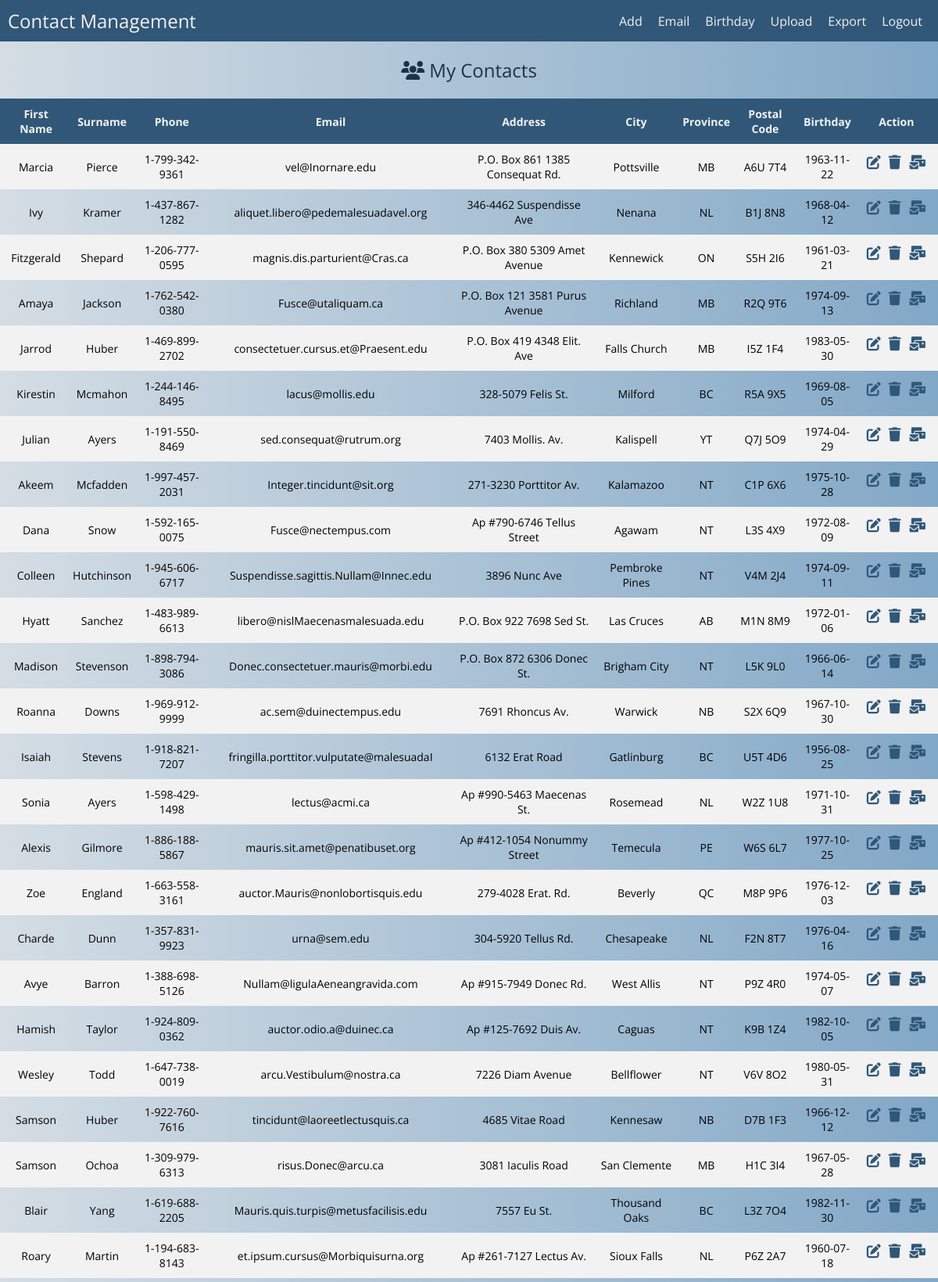
The page /Views/index.php (signed in, upper part) on the database its author committed.
### tables this page shows
CREATE TABLE `tblContacts` (
  `id` int(2) NOT NULL AUTO_INCREMENT,
  `firstname` char(20) DEFAULT NULL,
  `surname` char(20) DEFAULT NULL,
  `phone` char(15) DEFAULT NULL,
  `email` char(40) DEFAULT NULL,
  `address` char(40) DEFAULT NULL,
  `city` char(20) DEFAULT NULL,
  `province` char(3) DEFAULT NULL,
  `postal` char(7) DEFAULT NULL,
  `birthday` char(10) DEFAULT NULL,
  PRIMARY KEY (`id`)
);

### Models/model.php (called while the page is built, shortened)
<?php
require_once 'contact.php';
class Model {
    private $contacts = array();
    public function getContacts() {
        return $this->contacts;
    }
    public function retrieveContacts() {
        $this->contacts = array();
        $table_name = "tblContacts";
        $connection = db_connect();
        $sql = "SELECT * FROM $table_name ORDER BY id";
        $result = @mysqli_query($connection, $sql) or die(mysqli_error($connection));
        while ($row = mysqli_fetch_array($result)) {
            $id = $row['id'];
            $firstname = $row['firstname'];
            $surname = $row['surname'];
            $phone = $row['phone'];
            $email = $row['email'];
            $address = $row['address'];
            $city = $row['city'];
            $province = $row['province'];
            $postal = $row['postal'];
            $birthday = $row['birthday'];
            $contact = new Contact($id, $firstname, $surname, $phone, $email, $address, $city, $province, $postal, $birthday);
            array_push($this->contacts, $contact);
        }
    }
}

### Models/contact.php (called while the page is built, shortened)
<?php
class Contact {
    private $firstname = "";
    private $surname = "";
    private $phone = "";
    private $email = "";
    private $address = "";
    private $city = "";
    private $province = "";
    private $postal = "";
    private $birthday = "";
    public function __construct($myId, $myFirstname, $mySurname, $myPhone, $myEmail, $myAddress, $myCity, $myProvince, $myPostal, $myBirthday) {
        $this->firstname = $myFirstname;
        $this->surname = $mySurname;
        $this->phone = $myPhone;
        $this->email = $myEmail;
        $this->address = $myAddress;
        $this->city = $myCity;
        $this->province = $myProvince;
        $this->postal = $myPostal;
        $this->birthday = $myBirthday;
    }
    public function getFirstname() {
        return $this->firstname;
    }
    public function getSurname() {
        return $this->surname;
    }
    public function getPhone() {
        return $this->phone;
    }
    public function getEmail() {
        return $this->email;
    }
    public function getAddress() {
        return $this->address;
    }
    public function getCity() {
        return $this->city;
    }
    public function getProvince() {
        return $this->province;
    }
    public function getPostal() {
        return $this->postal;
    }
    public function getBirthday() {
        return $this->birthday;
    }
}

### Views/index.php (the view, shortened to what this page needs)
<?php
require_once '../Models/model.php';
if(!isset($_SESSION['auth']) || !isset($_SESSION['user'])) {
	header("Location: login.php");
} else {
    $model = new Model();
    $model->retrieveContacts();
}
?>
<!DOCTYPE html>
<html lang="en">
<head>
    <link rel="stylesheet" type="text/css" href="../Styles/styles.css" />
</head>
<body>
    <div class="content">
        <div class="content__head">
            <div class="title">Contact Management</div>
            <div class="nav">
                <div class="nav-item"><a href="add.php" class="nav-links">Add</a></div>
                <div class="nav-item"><a href="email.php" class="nav-links">Email</a></div>
                <div class="nav-item"><a href="birthday.php" class="nav-links">Birthday</a></div>
                <div class="nav-item"><a href="upload.php" class="nav-links">Upload</a></div>
                <div class="nav-item"><a href="export.php" class="nav-links">Export</a></div>
                <div class="nav-item"><a href="login.php" class="nav-links">Logout</a></div>
            </div>
        </div>
        <div class="content__main">
        <div class="action-title"><i class="fas fa-users"></i>&nbsp;My Contacts</div>
            <table>
                <tr>
                    <th class="first">First Name</th>
                    <th>Surname</th>
                    <th>Phone</th>
                    <th>Email</th>
                    <th>Address</th>
                    <th>City</th>
                    <th>Province</th>
                    <th>Postal Code</th>
                    <th>Birthday</th>
                    <th>Action</th>
                </tr>
                <?php
                    foreach ($model->getContacts() as $contact) {
                        echo "
                        <tr>
                            <td class='first'>". $contact->getFirstname() ."</td>
                            <td>". $contact->getSurname() ."</td>
                            <td>". $contact->getPhone() ."</td>
                            <td>". $contact->getEmail() ."</td>
                            <td>". $contact->getAddress() ."</td>
                            <td>". $contact->getCity() ."</td>
                            <td>". $contact->getProvince() ."</td>
                            <td>". $contact->getPostal() ."</td>
                            <td>". $contact->getBirthday() ."</td>
                            <td class='actions'>
                                <form method='post' action='../Controller/controller.php'>
                                    <input type='hidden' name='id' value=".$contact->getId().">
                                    <input type='hidden' name='action' value='editPage'>
                                    <button type='submit' class='button'><i class='fas fa-edit'></i></button>
                                </form>
                                <form method='post' action='../Controller/controller.php'>
                                    <input type='hidden' name='id' value=".$contact->getId().">
                                    <input type='hidden' name='action' value='deletePage'>
                                    <button type='submit' class='button'><i class='fas fa-trash'></i></button>
                                </form>
                                <form method='post' action='../Controller/controller.php'>
                                    <input type='hidden' name='id' value=".$contact->getId().">
                                    <input type='hidden' name='action' value='emailIndividual'>
                                    <button type='submit' class='button'><i class='fas fa-mail-bulk'></i></button>
                                </form>
                            </td>
                        </tr>";
                    }
                ?>
            </table>
        </div>
    </div>
</body>
</html>

### Styles/styles.css (style rules this page uses)
html { width: 100%; min-height: 100%; margin: 0; padding: 0; }
body { width: 100%; min-height: 100%; margin: 0; padding: 0; overflow-x: hidden; background: rgb(130, 168, 199); background: -webkit-linear-gradient(to right, rgb(212, 221, 228), rgb(130, 168, 199)); background: linear-gradient(to right, rgb(212, 221, 228), rgb(130, 168, 199)); font-family: 'Open Sans', sans-serif; }
.content__head { width: 100%; background-color: rgb(48, 87, 119); color: #f2f2f2; display: flex; flex-flow: row nowrap; justify-content: space-between; align-items: center; }
.title { font-size: 24px; padding: 10px; }
.nav { display: flex; flex-flow: row wrap; padding: 10px; }
.nav-links { color: #f2f2f2; text-decoration: none; padding: 10px; cursor: pointer; }
.content__main { display: flex; flex-flow: column nowrap; align-items: center; }
table, th, td { border-collapse: collapse; }
th { background-color: rgb(48, 87, 119); color: #f2f2f2; font-size: 14px; padding-top: 10px; padding-bottom: 10px; }
table { margin-top: 20px; margin-bottom: 20px; }
.first { padding-left: 10px; }
td, th { padding-right: 10px; text-align: center; }
td { padding-top: 10px; padding-bottom: 10px; font-size: 14px; }
tr:nth-child(even) { background-color: #f2f2f2; }
.actions { display: flex; flex-flow: row nowrap; border: 0; }
.button { background: none; color: inherit; border: none; padding: 5px; font: inherit; cursor: pointer; outline: inherit; }
.button i { color: rgb(48, 87, 119); font-size: 18px; }
.action-title { font-size: 24px; color: rgb(28, 51, 70); margin-top: 20px; }

### rows shown on the page
tblcontacts: firstname "Marcia", surname "Pierce", phone "1-799-342-9361", email "vel@Inornare.edu", address "P.O. Box 861 1385 Consequat Rd.", city "Pottsville", province "MB", postal "A6U 7T4", birthday "1963-11-22"
tblcontacts: firstname "Ivy", surname "Kramer", phone "1-437-867-1282", email "aliquet.libero@pedemalesuadavel.org", address "346-4462 Suspendisse Ave", city "Nenana", province "NL", postal "B1J 8N8", birthday "1968-04-12"
tblcontacts: firstname "Fitzgerald", surname "Shepard", phone "1-206-777-0595", email "magnis.dis.parturient@Cras.ca", address "P.O. Box 380 5309 Amet Avenue", city "Kennewick", province "ON", postal "S5H 2I6", birthday "1961-03-21"
tblcontacts: firstname "Amaya", surname "Jackson", phone "1-762-542-0380", email "Fusce@utaliquam.ca", address "P.O. Box 121 3581 Purus Avenue", city "Richland", province "MB", postal "R2Q 9T6", birthday "1974-09-13"
tblcontacts: firstname "Jarrod", surname "Huber", phone "1-469-899-2702", email "consectetuer.cursus.et@Praesent.edu", address "P.O. Box 419 4348 Elit. Ave", city "Falls Church", province "MB", postal "I5Z 1F4", birthday "1983-05-30"
tblcontacts: firstname "Kirestin", surname "Mcmahon", phone "1-244-146-8495", email "lacus@mollis.edu", address "328-5079 Felis St.", city "Milford", province "BC", postal "R5A 9X5", birthday "1969-08-05"
tblcontacts: firstname "Julian", surname "Ayers", phone "1-191-550-8469", email "sed.consequat@rutrum.org", address "7403 Mollis. Av.", city "Kalispell", province "YT", postal "Q7J 5O9", birthday "1974-04-29"
tblcontacts: firstname "Akeem", surname "Mcfadden", phone "1-997-457-2031", email "Integer.tincidunt@sit.org", address "271-3230 Porttitor Av.", city "Kalamazoo", province "NT", postal "C1P 6X6", birthday "1975-10-28"
tblcontacts: firstname "Dana", surname "Snow", phone "1-592-165-0075", email "Fusce@nectempus.com", address "Ap #790-6746 Tellus Street", city "Agawam", province "NT", postal "L3S 4X9", birthday "1972-08-09"
tblcontacts: firstname "Colleen", surname "Hutchinson", phone "1-945-606-6717", email "Suspendisse.sagittis.Nullam@Innec.edu", address "3896 Nunc Ave", city "Pembroke Pines", province "NT", postal "V4M 2J4", birthday "1974-09-11"
tblcontacts: firstname "Hyatt", surname "Sanchez", phone "1-483-989-6613", email "libero@nislMaecenasmalesuada.edu", address "P.O. Box 922 7698 Sed St.", city "Las Cruces", province "AB", postal "M1N 8M9", birthday "1972-01-06"
tblcontacts: firstname "Madison", surname "Stevenson", phone "1-898-794-3086", email "Donec.consectetuer.mauris@morbi.edu", address "P.O. Box 872 6306 Donec St.", city "Brigham City", province "NT", postal "L5K 9L0", birthday "1966-06-14"
tblcontacts: firstname "Roanna", surname "Downs", phone "1-969-912-9999", email "ac.sem@duinectempus.edu", address "7691 Rhoncus Av.", city "Warwick", province "NB", postal "S2X 6Q9", birthday "1967-10-30"
tblcontacts: firstname "Isaiah", surname "Stevens", phone "1-918-821-7207", email "fringilla.porttitor.vulputate@malesuadaI", address "6132 Erat Road", city "Gatlinburg", province "BC", postal "U5T 4D6", birthday "1956-08-25"
tblcontacts: firstname "Sonia", surname "Ayers", phone "1-598-429-1498", email "lectus@acmi.ca", address "Ap #990-5463 Maecenas St.", city "Rosemead", province "NL", postal "W2Z 1U8", birthday "1971-10-31"
tblcontacts: firstname "Alexis", surname "Gilmore", phone "1-886-188-5867", email "mauris.sit.amet@penatibuset.org", address "Ap #412-1054 Nonummy Street", city "Temecula", province "PE", postal "W6S 6L7", birthday "1977-10-25"
tblcontacts: firstname "Zoe", surname "England", phone "1-663-558-3161", email "auctor.Mauris@nonlobortisquis.edu", address "279-4028 Erat. Rd.", city "Beverly", province "QC", postal "M8P 9P6", birthday "1976-12-03"
tblcontacts: firstname "Charde", surname "Dunn", phone "1-357-831-9923", email "urna@sem.edu", address "304-5920 Tellus Rd.", city "Chesapeake", province "NL", postal "F2N 8T7", birthday "1976-04-16"
tblcontacts: firstname "Avye", surname "Barron", phone "1-388-698-5126", email "Nullam@ligulaAeneangravida.com", address "Ap #915-7949 Donec Rd.", city "West Allis", province "NT", postal "P9Z 4R0", birthday "1974-05-07"
tblcontacts: firstname "Hamish", surname "Taylor", phone "1-924-809-0362", email "auctor.odio.a@duinec.ca", address "Ap #125-7692 Duis Av.", city "Caguas", province "NT", postal "K9B 1Z4", birthday "1982-10-05"
tblcontacts: firstname "Wesley", surname "Todd", phone "1-647-738-0019", email "arcu.Vestibulum@nostra.ca", address "7226 Diam Avenue", city "Bellflower", province "NT", postal "V6V 8O2", birthday "1980-05-31"
tblcontacts: firstname "Samson", surname "Huber", phone "1-922-760-7616", email "tincidunt@laoreetlectusquis.ca", address "4685 Vitae Road", city "Kennesaw", province "NB", postal "D7B 1F3", birthday "1966-12-12"
tblcontacts: firstname "Samson", surname "Ochoa", phone "1-309-979-6313", email "risus.Donec@arcu.ca", address "3081 Iaculis Road", city "San Clemente", province "MB", postal "H1C 3I4", birthday "1967-05-28"
tblcontacts: firstname "Blair", surname "Yang", phone "1-619-688-2205", email "Mauris.quis.turpis@metusfacilisis.edu", address "7557 Eu St.", city "Thousand Oaks", province "BC", postal "L3Z 7O4", birthday "1982-11-30"
tblcontacts: firstname "Roary", surname "Martin", phone "1-194-683-8143", email "et.ipsum.cursus@Morbiquisurna.org", address "Ap #261-7127 Lectus Av.", city "Sioux Falls", province "NL", postal "P6Z 2A7", birthday "1960-07-18"
